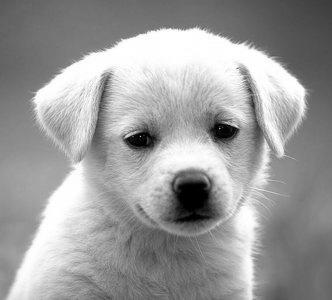
#> input picture Assignments/A1/dog.jpg, 332 x 300 px
$ jupyter execute 3.ipynb
#> lines starting #> are read from the running program, lines starting #| are printed output that depends on the picture
[cell 1]
import numpy as np
import matplotlib.pyplot as plt
from PIL import Image

image = Image.open("dog.jpg").convert("L")
image = np.array(image).astype(np.float32)
#> image: shape (300, 332) float32
image

[cell 2]
def gaussian_kernel(size, sigma):
    ax = np.linspace(-(size // 2), size // 2, size)
    xx, yy = np.meshgrid(ax, ax)
    kernel = np.exp(-(xx**2 + yy**2) / (2 * sigma**2))
    return kernel / np.sum(kernel)

gauss7 = gaussian_kernel(7, 1)

[cell 3]
mean = 0
std = 15

noise = np.random.normal(mean, std, image.shape)
noisy_image = image + noise
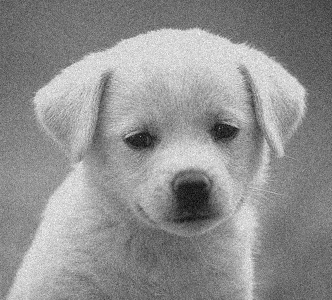
#> noisy_image: shape (300, 332) float64; min -48.16, max 311.5, mean 155.8; drawn with min black and max white

noisy_image = np.clip(noisy_image, 0, 255)
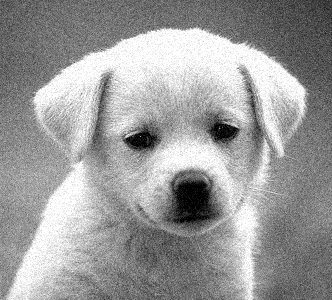
#> noisy_image: shape (300, 332) float64; min 0, max 255, mean 155.2

plt.figure(figsize=(10,4))
plt.subplot(1,2,1)
plt.title("Original")
plt.imshow(image, cmap='gray')

plt.subplot(1,2,2)
plt.title("Noisy Image")
plt.imshow(noisy_image, cmap='gray')
plt.show()
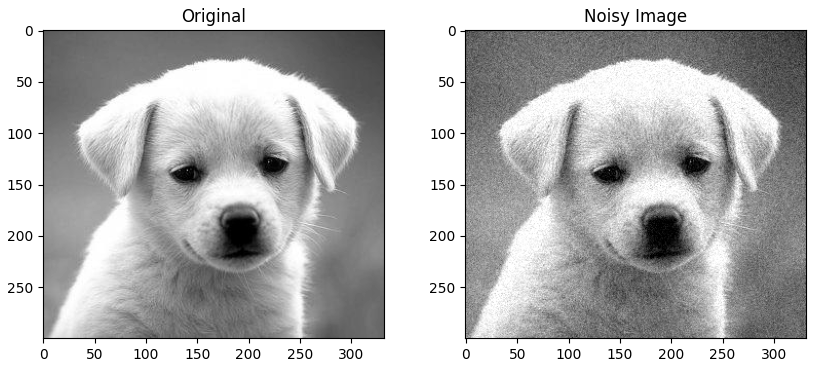
#> figure drawn by matplotlib, 2 panels

[cell 4]
def convolution(image, kernel):
    image_h, image_w = image.shape
#> image_h = 300; image_w = 332
    kernel_h, kernel_w = kernel.shape

    kernel = np.flipud(np.fliplr(kernel))

    pad_h = kernel_h
    pad_w = kernel_w

    padded = np.pad(image, ((pad_h, pad_h), (pad_w, pad_w)), mode='constant')
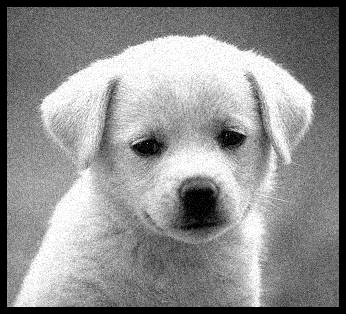
#> padded: shape (314, 346) float64; min 0, max 255, mean 142.3

    output = np.zeros_like(image)

    for i in range(image_h):
        for j in range(image_w):
            region = padded[i:i+kernel_h, j:j+kernel_w]
            output[i, j] = np.sum(region * kernel)
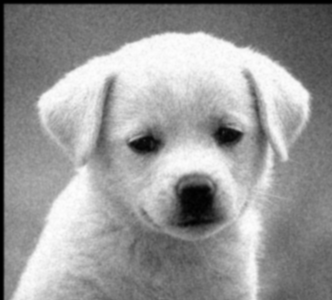
#> output: shape (300, 332) float64; min 0, max 254.5, mean 152.2

    return output

[cell 5]
denoised = convolution(noisy_image, gauss7)

plt.imshow(denoised, cmap='gray')
plt.title("Denoised Image")
plt.show()

[cell 6]
sharpening_kernel = np.array([
    [1, 4, 6, 4, 1],
    [4, 16, 24, 16, 4],
    [6, 24, -476, 24, 6],
    [4, 16, 24, 16, 4],
    [1, 4, 6, 4, 1]
]) * (-1.0 / 256.0)

sharpened = convolution(denoised, sharpening_kernel)
#> in convolution (call 2), `padded = np.pad(image, ((pad_h, pad_h), (pad_w, pad_w)), mode='constan..`:
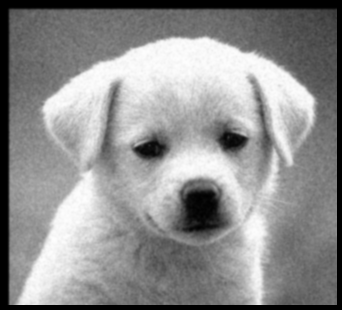
#> padded: shape (310, 342) float64; min 0, max 254.5, mean 143
#> after the loop in convolution (call 2), `for i in range(image_h):`:
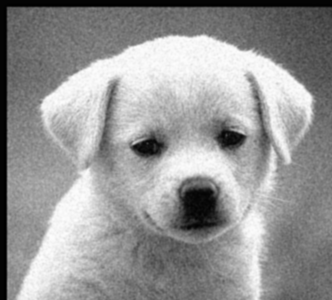
#> output: shape (300, 332) float64; min -4.41, max 257.6, mean 150; drawn with min black and max white
